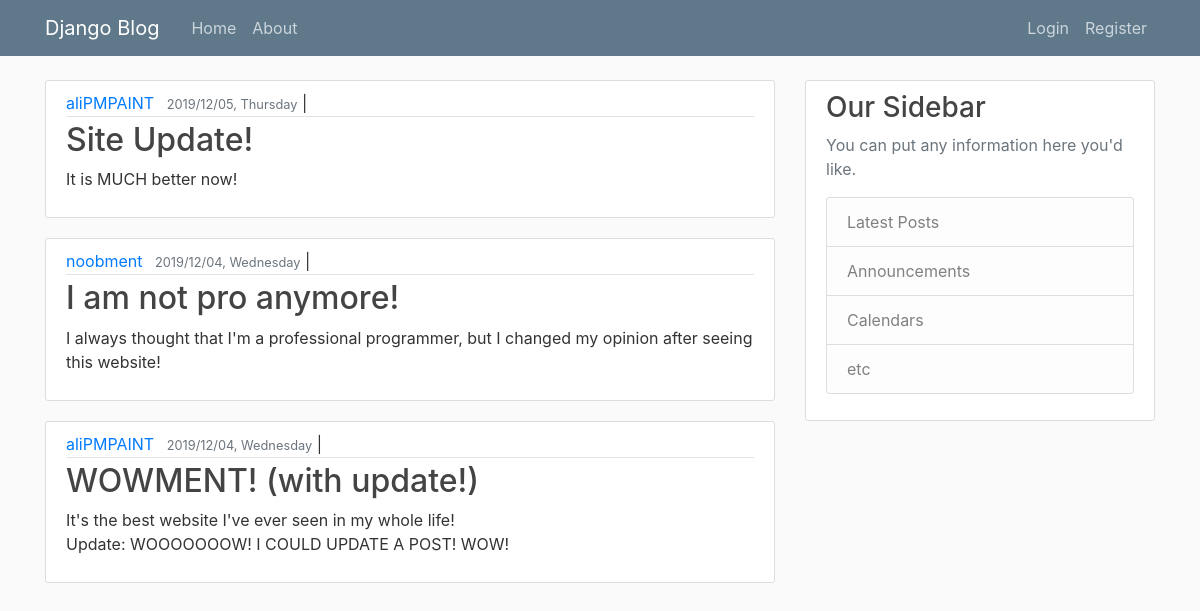
The app's page /, older data.
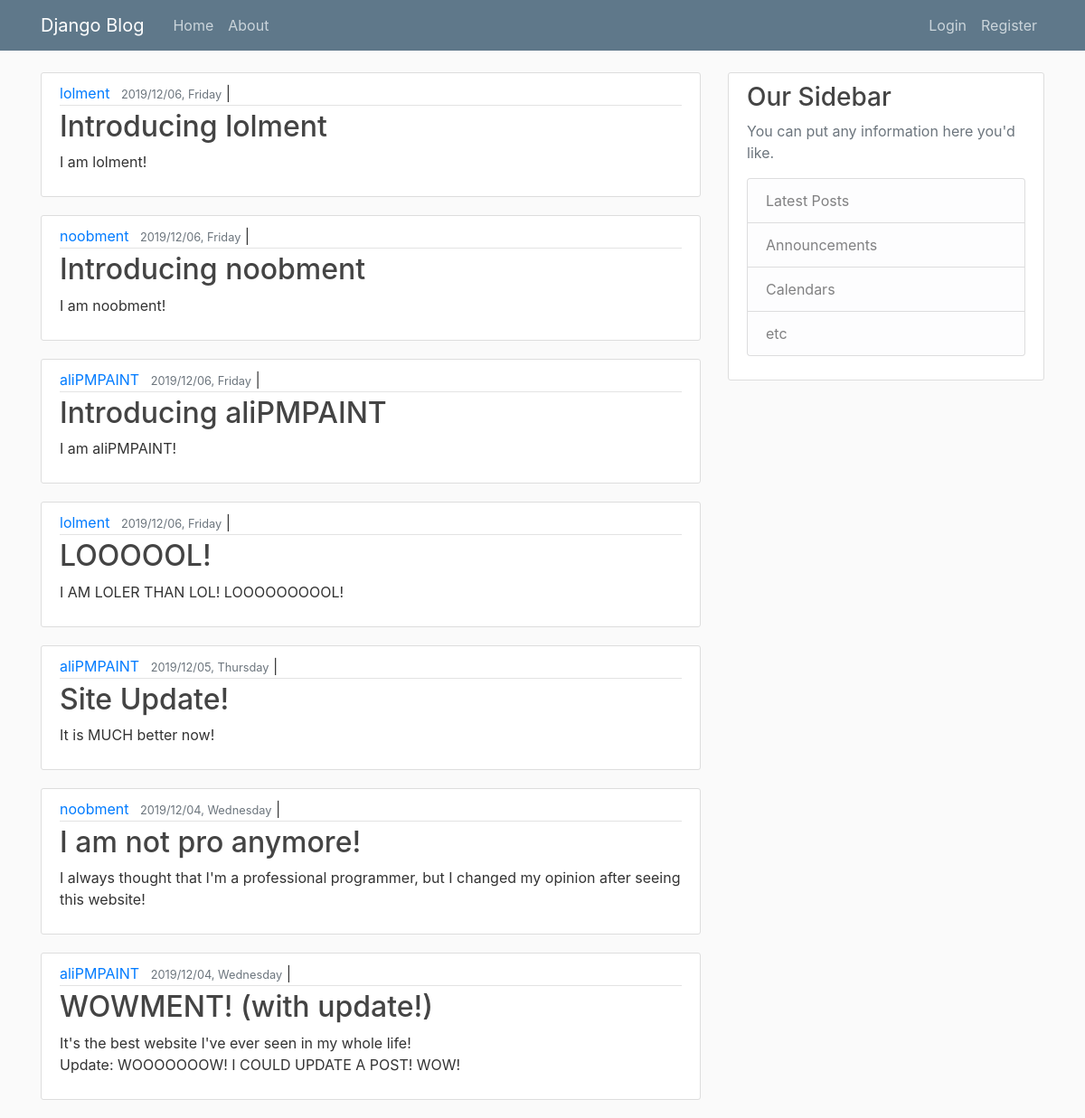
The same page, newer data.
### blog/models.py (models this page shows, shortened)
class Post(models.Model):
    title = models.CharField(max_length=100)
    content = models.TextField()
    date_posted = models.DateTimeField(default=timezone.now)
    author = models.ForeignKey(User, on_delete=models.CASCADE)

### blog/views.py (the view)
# urls.py: path('', views.home, name="home-blog"),
def home(request):
    context = { "comments": Post.objects.order_by('date_posted').reverse() }
    return render(request, "blog/home.html", context)

### blog/templates/blog/home.html
{% extends 'blog/basement.html' %}
{% block content %}
  {% for comment in comments %}
    <article class="media content-section">
      <div class="media-body">
        <div class="article-metadata">
          <a class="mr-2" href="#">{{ comment.author }}</a>
          <small class="text-muted">{{ comment.date_posted|date:"Y/m/d, l"  }}</small>
|        </div>
        <h2><a class="article-title" href="#">{{ comment.title }}</a></h2>
        <p class="article-content">{{ comment.content }}</p>
      </div>
    </article>
  {% endfor %}
{% endblock content %}

### blog/templates/blog/basement.html (shortened to what this page needs)
{% load static %}
<!doctype html>
<html>
<head>
  <link rel="stylesheet" href="https://maxcdn.bootstrapcdn.com/bootstrap/4.0.0/css/bootstrap.min.css">
  <link rel="stylesheet" type="text/css" href="{% static  'blog/main.css' %}">
</head>
<body>
  <header class="site-header">
    <nav class="navbar navbar-expand-md navbar-dark bg-steel fixed-top">
      <div class="container">
        <a class="navbar-brand mr-4" href="{% url 'home-blog' %}">Django Blog</a>
        <div class="collapse navbar-collapse" id="navbarToggle">
          <div class="navbar-nav mr-auto">
            <a class="nav-item nav-link" href="{% url 'home-blog' %}">Home</a>
            <a class="nav-item nav-link" href="{% url 'about-blog' %}">About</a>
          </div>
          <div class="navbar-nav">
            <a class="nav-item nav-link" href="#">Login</a>
            <a class="nav-item nav-link" href="#">Register</a>
          </div>
        </div>
      </div>
    </nav>
  </header>
  <main role="main" class="container">
    <div class="row">
      <div class="col-md-8">
        {% block content %} {% endblock %}
      </div>
      <div class="col-md-4">
        <div class="content-section">
          <h3>Our Sidebar</h3>
          <p class='text-muted'>You can put any information here you'd like.
            <ul class="list-group">
              <li class="list-group-item list-group-item-light">Latest Posts</li>
              <li class="list-group-item list-group-item-light">Announcements</li>
              <li class="list-group-item list-group-item-light">Calendars</li>
              <li class="list-group-item list-group-item-light">etc</li>
            </ul>
          </p>
        </div>
      </div>
    </div>
  </main>
</body>
</html>

### blog/static/blog/main.css (style rules this page uses)
body { background: #fafafa; color: #333333; margin-top: 5rem; }
h1, h2, h3, h4, h5, h6 { color: #444444; }
ul { margin: 0; }
.bg-steel { background-color: #5f788a; }
.site-header .navbar-nav .nav-link { color: #cbd5db; }
.content-section { background: #ffffff; padding: 10px 20px; border: 1px solid #dddddd; border-radius: 3px; margin-bottom: 20px; }
.article-title { color: #444444; }
.article-content { white-space: pre-line; }
.article-metadata { padding-bottom: 1px; margin-bottom: 4px; border-bottom: 1px solid #e3e3e3 }

Row changes from the older to the newer data that the page shows:
added Post: author "lolment", date_posted "2019/12/06, Friday", title "Introducing lolment", content "I am lolment!"
added Post: author "noobment", date_posted "2019/12/06, Friday", title "Introducing noobment", content "I am noobment!"
added Post: author "aliPMPAINT", date_posted "2019/12/06, Friday", title "Introducing aliPMPAINT", content "I am aliPMPAINT!"
added Post: author "lolment", date_posted "2019/12/06, Friday", title "LOOOOOL!", content "I AM LOLER THAN LOL! LOOOOOOOOOL!"
